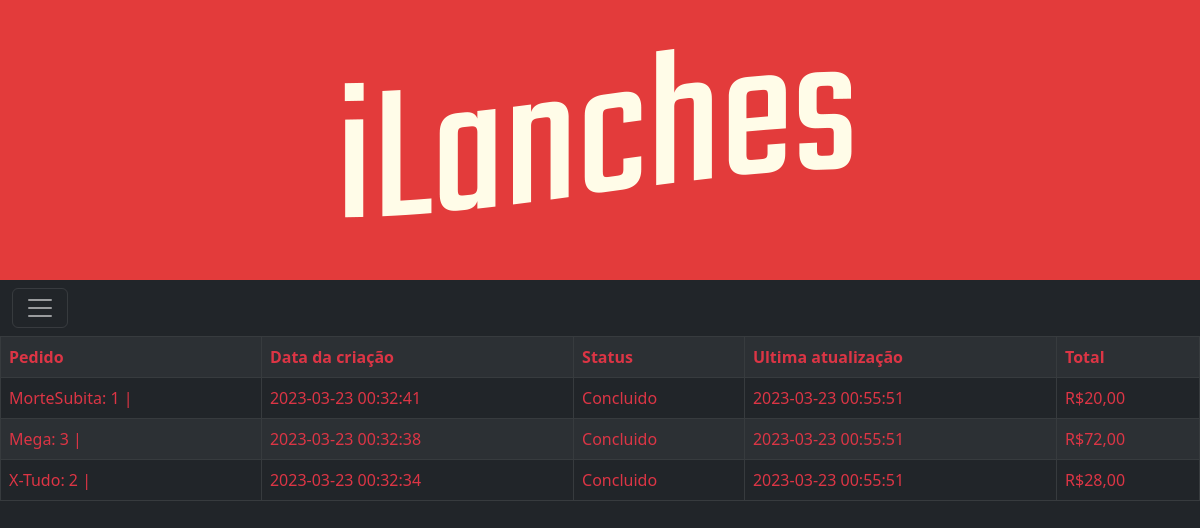
The app's page /Codigo/php/cliente/pedidos_lista.php (signed in) with its own data.
### tables this page shows
CREATE TABLE `pedidos` (
  `pedidoId` int(11) NOT NULL,
  `user_id` int(11) NOT NULL,
  `lanches` varchar(300) NOT NULL,
  `criacao_pedido` datetime NOT NULL DEFAULT current_timestamp(),
  `ultima_atualizacao` datetime NOT NULL,
  `status` varchar(20) NOT NULL,
  `preco` float NOT NULL
);

### Codigo/php/cliente/pedidos_lista.php (the view, shortened to what this page needs)
<!DOCTYPE html>
<html lang="en">
<head>
    <link href="https://cdn.jsdelivr.net/npm/bootstrap@5.3.0-alpha1/dist/css/bootstrap.min.css" rel="stylesheet"
>
    <link rel="stylesheet" href="../../css/style.css">
</head>
<body class="bg-dark">
<?php
include("db_connect.php");
$username = $_SESSION['username'];
$query = "SELECT * FROM usuario WHERE email = '$username'";
$result = mysqli_query($conn, $query);
$user = mysqli_fetch_assoc($result);
?>
    <div class="titulo mx-auto">
        <img src="../../images/titulo.png" alt="iLanches Titulo" >
    </div>
    <div><nav class="navbar navbar-dark bg-dark">
  <div class="container-fluid">
    <button class="navbar-toggler" type="button" data-bs-toggle="offcanvas" data-bs-target="#offcanvasDarkNavbar" aria-controls="offcanvasDarkNavbar">
      <span class="navbar-toggler-icon"></span>
    </button>
  </div>
</nav></div>
<?php
$sql = "SELECT *, email, nome FROM pedidos INNER JOIN usuario ON usuario.id = pedidos.user_id WHERE user_id = '$user[id]' and (status = 'Concluido' OR status = 'Cancelado') ORDER BY criacao_pedido DESC";
$resultado = mysqli_query($conn, $sql);
if (mysqli_num_rows($resultado) > 0) {
  echo "<table class='table table-dark table-bordered table-striped'>";
  echo "<tr>";
  echo "<th class='text-danger'>Pedido</th>";
  echo "<th class='text-danger'>Data da criação</th>";
  echo "<th class='text-danger'>Status</th>";
  echo "<th class='text-danger'>Ultima atualização</th>";
  echo "<th class='text-danger'>Total</th>";
  echo "</tr>";
  while($row = mysqli_fetch_assoc($resultado)) {
    echo "<tr>";
    echo "<td class='text-danger'>" . $row["lanches"]. "</td>";
    echo "<td class='text-danger'>" . $row["criacao_pedido"]. "</td>";
    echo "<td class='text-danger'>" . $row["status"]. "</td>";
    echo "<td class='text-danger'>" . $row["ultima_atualizacao"]. "</td>";
    echo "<td class='text-danger'>" ."R$". $row["preco"].",00". "</td>";
    echo "</tr>";
  }
  echo "</table>";
} else {
  echo "<center><h4 class='text-danger' > Não há pedidos fechados! </h4></center>";
}
?>
</body>
</html>

### Codigo/css/style.css (style rules this page uses)
* { margin:0; padding:0; border:0; }
body { background-color: #efe3d1; }
.titulo { height: 35vh; display:flex; align-items: center; justify-content: center; background-color: #e33b3b; }

### records on screen
pedidos: lanches "MorteSubita: 1 |", criacao_pedido "2023-03-23 00:32:41", status "Concluido", ultima_atualizacao "2023-03-23 00:55:51", preco "20"
pedidos: lanches "Mega: 3 |", criacao_pedido "2023-03-23 00:32:38", status "Concluido", ultima_atualizacao "2023-03-23 00:55:51", preco "72"
pedidos: lanches "X-Tudo: 2 |", criacao_pedido "2023-03-23 00:32:34", status "Concluido", ultima_atualizacao "2023-03-23 00:55:51", preco "28"
